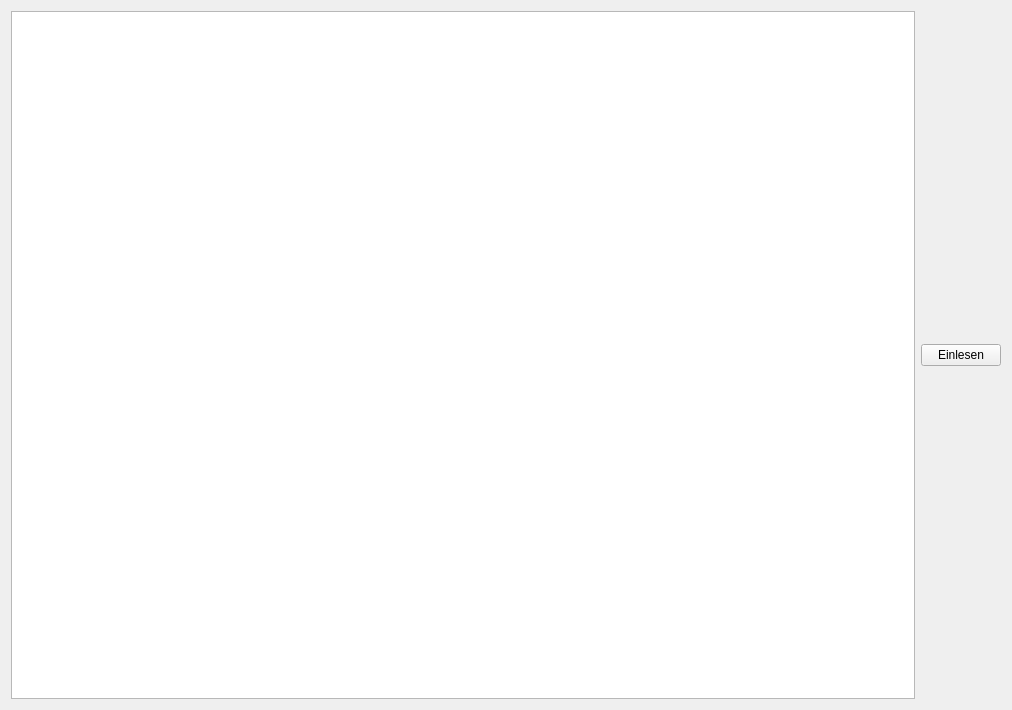
<?xml version="1.0" encoding="UTF-8"?>
<ui version="4.0">
 <class>Form</class>
 <widget class="QWidget" name="Form">
  <property name="geometry">
   <rect>
    <x>0</x>
    <y>0</y>
    <width>1012</width>
    <height>710</height>
   </rect>
  </property>
  <property name="windowTitle">
   <string>Form</string>
  </property>
  <layout class="QGridLayout" name="gridLayout">
   <item row="0" column="0">
    <widget class="QTextBrowser" name="tb"/>
   </item>
   <item row="0" column="1">
    <widget class="QPushButton" name="el">
     <property name="text">
      <string>Einlesen</string>
     </property>
    </widget>
   </item>
  </layout>
 </widget>
 <resources/>
 <connections/>
</ui>
